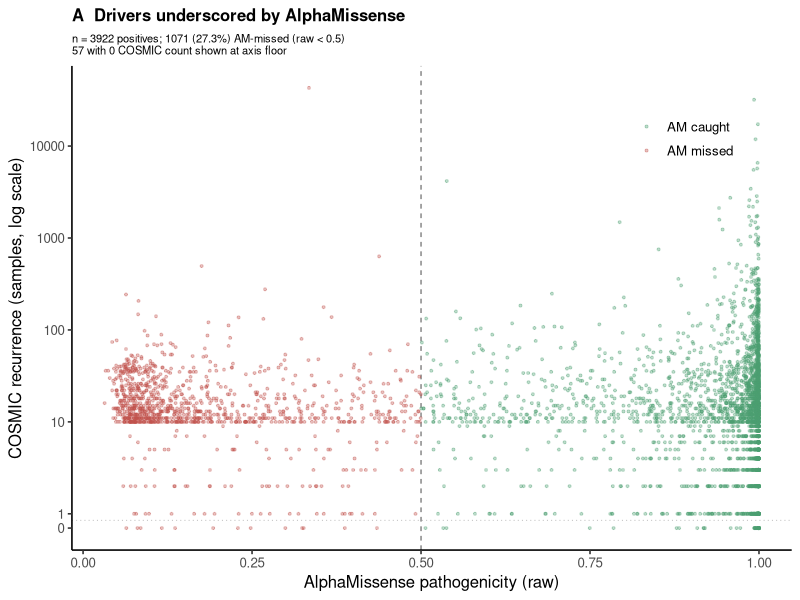
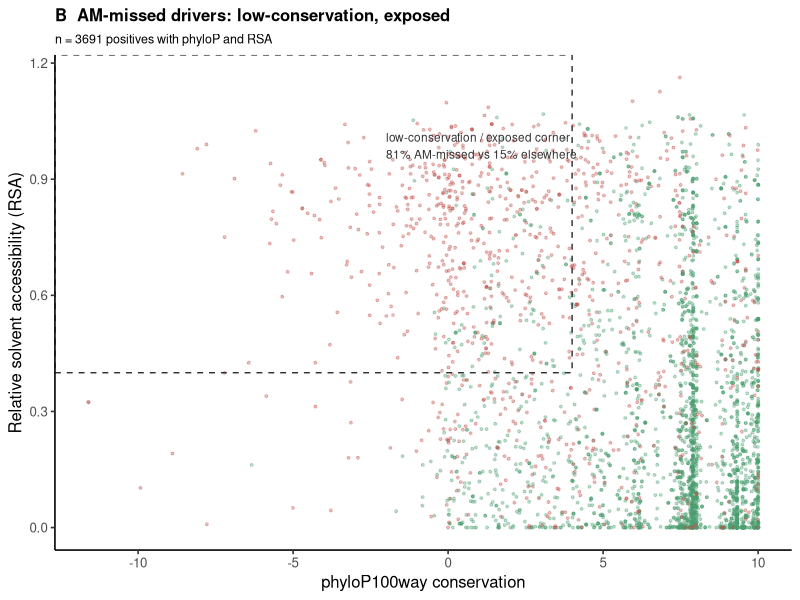
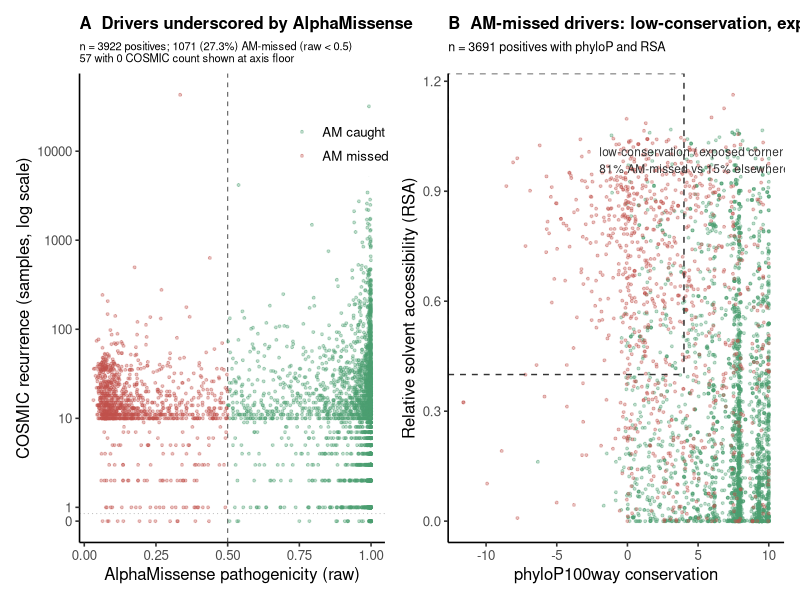
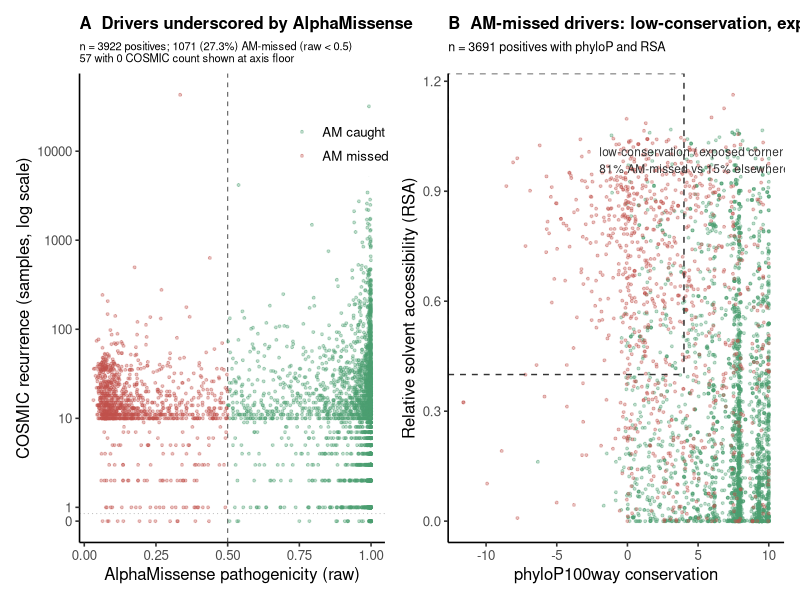

Recreate these plots in R, in order.
# Figure 2 regeneration — unified set N=3,922 oncogenic positives (replaces old build 2,415)
# input : fig2_master_3922.tsv  (located alongside this script)
# def   : AM-missed = AlphaMissense raw pathogenicity < 0.5  (1,071 / 3,922 = 27.3%)
# corner: phyloP100way < 4 & RSA > 0.4  ->  81% missed vs 15% elsewhere (S6 recomputed)
# usage : run from the same folder (or adjust paths)

library(ggplot2)
has_patchwork <- requireNamespace("patchwork", quietly = TRUE)  # for combined save (optional)

df <- read.delim("fig2_master_3922.tsv", stringsAsFactors = FALSE)
df$AM_status <- factor(df$AM_status, levels = c("AM caught", "AM missed"))
cols <- c("AM caught" = "#4C9F70", "AM missed" = "#C0504D")

N   <- nrow(df)                                  # 3922
nm  <- sum(df$AM_status == "AM missed")          # 1071
pct <- round(100 * nm / N, 1)                    # 27.3

# ---------------- Fig 2A : AM raw pathogenicity vs COSMIC recurrence ----------------
# y=recurrence count is highly skewed, so log10 scale. x=AM raw, vertical line at 0.5 (=missed cut).
# COSMIC recurrence=0 (positives labeled by hotspot/CIViC only, n=57) shown at log-axis floor (0.7).
n0 <- sum(df$cosmic_sample_count == 0)
df$rec_disp <- ifelse(df$cosmic_sample_count == 0, 0.7, df$cosmic_sample_count)
a <- ggplot(df, aes(am_pathogenicity, rec_disp, color = AM_status)) +
  geom_hline(yintercept = 0.85, linetype = "dotted", color = "grey70", linewidth = 0.3) +
  geom_vline(xintercept = 0.5, linetype = "dashed", color = "grey40", linewidth = 0.4) +
  geom_point(size = 0.7, alpha = 0.35) +
  scale_color_manual(values = cols, name = NULL) +
  scale_y_log10(breaks = c(0.7, 1, 10, 100, 1000, 10000),
                labels = c("0", "1", "10", "100", "1000", "10000")) +
  labs(x = "AlphaMissense pathogenicity (raw)",
       y = "COSMIC recurrence (samples, log scale)",
       title = "A  Drivers underscored by AlphaMissense",
       subtitle = sprintf("n = %d positives; %d (%.1f%%) AM-missed (raw < 0.5)\n%d with 0 COSMIC count shown at axis floor",
                           N, nm, pct, n0)) +
  theme_classic(base_size = 12) +
  theme(legend.position = c(0.85, 0.85),
        plot.title = element_text(face = "bold", size = 12),
        plot.subtitle = element_text(size = 8))

# ---------------- Fig 2B : phyloP vs RSA + low-conservation/exposed corner ----------------
d2 <- df[!is.na(df$phyloP100way) & !is.na(df$struct_rsa), ]   # N = 3691
d2$corner <- d2$phyloP100way < 4 & d2$struct_rsa > 0.4
mi <- round(100 * mean(d2$AM_status[d2$corner]  == "AM missed"), 0)   # 81
mo <- round(100 * mean(d2$AM_status[!d2$corner] == "AM missed"), 0)   # 15

b <- ggplot(d2, aes(phyloP100way, struct_rsa, color = AM_status)) +
  geom_point(size = 0.7, alpha = 0.35) +
  # corner rectangle (phyloP<4 & RSA>0.4)
  annotate("rect", xmin = -Inf, xmax = 4, ymin = 0.4, ymax = Inf,
           fill = NA, color = "grey20", linetype = "dashed", linewidth = 0.5) +
  annotate("text", x = -2, y = 1.02, hjust = 0, vjust = 1, size = 3, color = "grey20",
           label = sprintf("low-conservation / exposed corner\n%d%% AM-missed vs %d%% elsewhere",
                           mi, mo)) +
  scale_color_manual(values = cols, name = NULL) +
  labs(x = "phyloP100way conservation", y = "Relative solvent accessibility (RSA)",
       title = "B  AM-missed drivers: low-conservation, exposed",
       subtitle = sprintf("n = %d positives with phyloP and RSA", nrow(d2))) +
  theme_classic(base_size = 12) +
  theme(legend.position = "none",
        plot.title = element_text(face = "bold", size = 12),
        plot.subtitle = element_text(size = 9))

cat(sprintf("Fig2A: N=%d, AM-missed=%d (%.1f%%)\n", N, nm, pct))
cat(sprintf("Fig2B corner(phyloP<4 & RSA>0.4): %d%% missed vs %d%% elsewhere (N=%d)\n",
            mi, mo, nrow(d2)))

# individual save
ggsave("fig2A_scatter_3922.pdf", a, width = 5.2, height = 4.5)
ggsave("fig2B_corner_3922.pdf",  b, width = 5.6, height = 4.5)
# combined (only if patchwork available; otherwise use the individual PDFs above)
if (has_patchwork) {
  combo <- patchwork::wrap_plots(a, b, widths = c(1, 1.1))
  ggsave("fig2_combined_3922.pdf", combo, width = 10.5, height = 4.5)
  ggsave("fig2_combined_3922.png", combo, width = 10.5, height = 4.5, dpi = 300)
} else {
  ggsave("fig2A_scatter_3922.png", a, width = 5.2, height = 4.5, dpi = 300)
  ggsave("fig2B_corner_3922.png",  b, width = 5.6, height = 4.5, dpi = 300)
  cat("patchwork not installed -> saved individual PDF/PNG (for combined, install.packages('patchwork') locally)\n")
}
